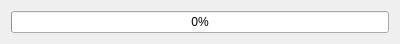
<?xml version="1.0" encoding="UTF-8"?>
<ui version="4.0">
 <class>ProgressBar</class>
 <widget class="QWidget" name="ProgressBar">
  <property name="geometry">
   <rect>
    <x>0</x>
    <y>0</y>
    <width>400</width>
    <height>39</height>
   </rect>
  </property>
  <property name="windowTitle">
   <string>ProgressBar</string>
  </property>
  <layout class="QGridLayout" name="gridLayout">
   <item row="0" column="0">
    <widget class="QProgressBar" name="progressBar">
     <property name="value">
      <number>0</number>
     </property>
    </widget>
   </item>
  </layout>
 </widget>
 <resources/>
 <connections/>
</ui>
